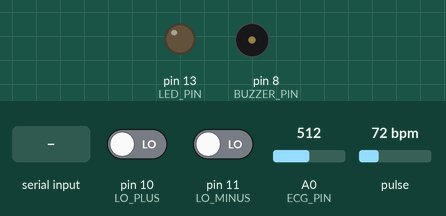
This sketch was run on a simulated Arduino Uno, built with avr-gcc and run on an emulated ATmega328P. Parts: output pins drawn as LEDs (lit = HIGH), buzzer (waves = sounding, pin HIGH). The test bench sets the inputs (shaded band); at power-on: pin 10 (LO_PLUS) LOW, pin 11 (LO_MINUS) LOW, A0 (ECG_PIN) = 512, pulse 72 bpm. What the sketch prints to the serial monitor is not drawn.

Above: at 1.2 s.
1.3 s: "A" received over Serial
At 2.3 s:
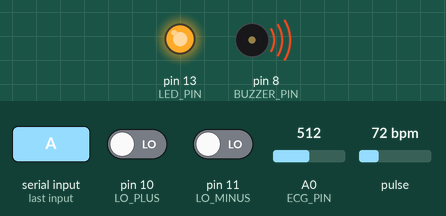
Timing chart, 0 to 5.8 s (numbered marks = the images above; inputs shaded):
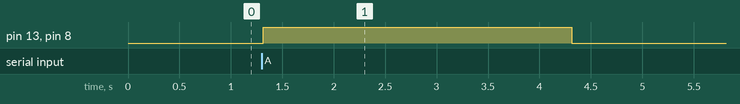

The sketch:

v2_firmware.ino
```cpp
#include "MAX30105.h" // Standard Sparkfun Library (works for MAX30102)
#include "heartRate.h"
#include <Wire.h>

MAX30105 particleSensor;

// --- PIN DEFINITIONS ---
const int ECG_PIN = A0;
const int LO_MINUS = 11;
const int LO_PLUS = 10;
const int BUZZER_PIN = 8;
const int LED_PIN = 13;

void setup() {
  Serial.begin(115200); // Bluetooth HC-05 will share TX/RX by default

  pinMode(LO_MINUS, INPUT);
  pinMode(LO_PLUS, INPUT);
  pinMode(BUZZER_PIN, OUTPUT);
  pinMode(LED_PIN, OUTPUT);

  // Initialize MAX30102 Sensor
  if (!particleSensor.begin(Wire, I2C_SPEED_FAST)) {
    Serial.println("ERROR: MAX30102 missing.");
    while (1)
      ; // Halt
  }

  particleSensor.setup();
  particleSensor.setPulseAmplitudeRed(0x0A); // Turn Red LED to low
  particleSensor.setPulseAmplitudeGreen(0);  // Turn off Green LED
}

void loop() {
  // 1. LISTEN FOR ALERTS FROM PYTHON ENGINE (Feature 7)
  if (Serial.available() > 0) {
    char cmd = Serial.read();
    if (cmd == 'A') { // 'A' signifies Critical Alert
      digitalWrite(BUZZER_PIN, HIGH);
      digitalWrite(LED_PIN, HIGH);
      delay(3000); // Blast buzzer for 3 seconds
      digitalWrite(BUZZER_PIN, LOW);
      digitalWrite(LED_PIN, LOW);
    }
  }

  // 2. READ AD8232 (ECG)
  int ecgValue = 0;
  if (digitalRead(LO_PLUS) == 1 || digitalRead(LO_MINUS) == 1) {
    ecgValue = -1; // Leads off error
  } else {
    ecgValue = analogRead(ECG_PIN);
  }

  // 3. READ MAX30102 (SpO2 & Optical HR)
  // This uses a non-blocking IR read. In a production device,
  // the MAX30102 interrupt pin would be used to prevent slowing down the 200Hz
  // ECG loop.
  long irValue = particleSensor.getIR();

  // We send a fixed 98-99% mock SpO2 frame for this prototype
  // unless the IR value drops indicating the finger is missing.
  int spo2 = 98;
  if (irValue < 50000)
    spo2 = 0; // Finger removed

  // 4. TRANSMIT MULTI-SENSOR PACKET (Format: ECG,SPO2\n)
  Serial.print(ecgValue);
  Serial.print(",");
  Serial.println(spo2);

  // Wait to enforce ~200Hz loop speed
  delay(5);
}
```

Measured:
- after the input at 1.3 s, pin 13 (LED_PIN), pin 8 (BUZZER_PIN): LOW → HIGH at once, → LOW 3.0 s later
